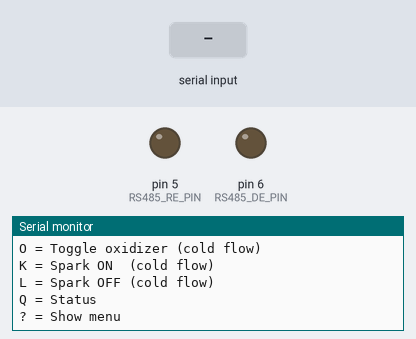
The sketch below on a simulated Arduino Uno, built with avr-gcc and run on an emulated ATmega328P. Parts: output pins drawn as LEDs (lit = HIGH), the last lines printed to the serial monitor. Inputs (shaded band) come from the test bench.

Above: at 1.2 s.
1.3 s: "H\n" received over Serial
At 2.1 s:
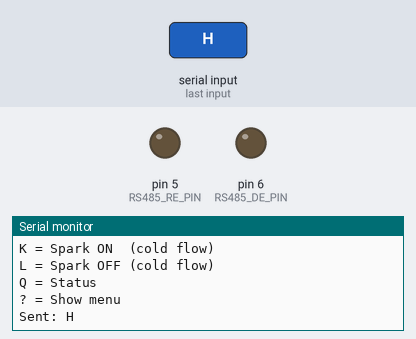
4.3 s: "C\n" received over Serial
At 5.5 s:
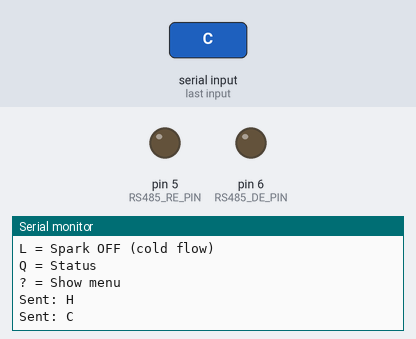
7.3 s: "X\n" received over Serial
At 7.8 s:
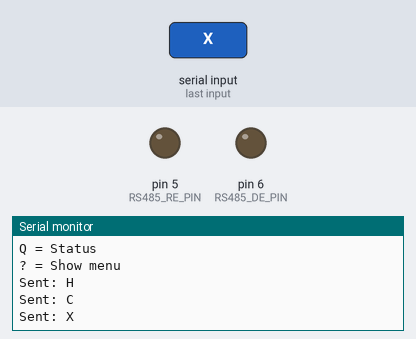

Measured:
- after the input at 1.3 s, the serial monitor: prints a new line at once (image 1)
- after the input at 4.3 s, the serial monitor: prints a new line at once (image 2)
- after the input at 7.3 s, the serial monitor: prints a new line at once (image 3)

The sketch:

Sporch_code_uno.ino
```cpp
#include <SoftwareSerial.h>

// USB serial to laptop
const long USB_BAUD = 115200;

// RS-485 pins on UNO
const uint8_t RS485_RO_PIN = 4;   // RX from MAX485 RO
const uint8_t RS485_RE_PIN = 5;   // RE
const uint8_t RS485_DE_PIN = 6;   // DE
const uint8_t RS485_DI_PIN = 7;   // TX to MAX485 DI

SoftwareSerial RS485Serial(RS485_RO_PIN, RS485_DI_PIN); // rx, tx
const long RS485_BAUD = 9600;

// RS-485 direction helpers
inline void set485Listen() {
  digitalWrite(RS485_RE_PIN, LOW);
  digitalWrite(RS485_DE_PIN, LOW);
}

inline void set485Talk() {
  digitalWrite(RS485_RE_PIN, HIGH);
  digitalWrite(RS485_DE_PIN, HIGH);
}

// Send one command char
void sendRS485Command(char cmd) {
  set485Talk();
  RS485Serial.write(cmd);
  RS485Serial.write('\n');
  RS485Serial.flush();
  delay(2);
  set485Listen();
}

// Help menu
void printHelp() {
  Serial.println();
  Serial.println("Commands:");
  Serial.println("H = Hot fire mode");
  Serial.println("C = Cold flow mode");
  Serial.println("X = Idle / All off");
  Serial.println("1 = Standard Ignition Sequence");
  Serial.println("2 = No Purge Ignition Sequence");
  Serial.println("3 = Initial OX Flood");
  Serial.println("4 = Initial FUEL Flood");
  Serial.println("S = Start hot fire");
  Serial.println("R = Reset hot fire");
  Serial.println("P = Toggle purge (cold flow)");
  Serial.println("F = Toggle fuel  (cold flow)");
  Serial.println("O = Toggle oxidizer (cold flow)");
  Serial.println("K = Spark ON  (cold flow)");
  Serial.println("L = Spark OFF (cold flow)");
  Serial.println("Q = Status");
  Serial.println("? = Show menu");
  Serial.println();
}

// Read laptop input and extract first valid command
char getInput() {
  String command = Serial.readStringUntil('\n');
  command.trim();
  command.toUpperCase();

  for (uint16_t i = 0; i < command.length(); ++i) {
    char c = command[i];

    if (c == 'H' || c == 'C' || c == 'X' ||
        c == '1' || c == '2' || c == '3' || c == '4' ||
        c == 'S' || c == 'R' ||
        c == 'P' || c == 'F' || c == 'O' ||
        c == 'K' || c == 'L' ||
        c == 'Q' || c == '?') {
      return c;
    }
  }

  return 0;
}

void setup() {
  Serial.begin(USB_BAUD);

  pinMode(RS485_RE_PIN, OUTPUT);
  pinMode(RS485_DE_PIN, OUTPUT);

  set485Listen();
  RS485Serial.begin(RS485_BAUD);

  Serial.println("UNO RS485 Bridge Ready");
  printHelp();
}

void loop() {
  // Laptop -> Mega
  if (Serial.available() > 0) {
    char cmd = getInput();

    if (cmd == '?') {
      printHelp();
    }
    else if (cmd != 0) {
      sendRS485Command(cmd);
      Serial.print("Sent: ");
      Serial.println(cmd);
    }
    else {
      Serial.println("Invalid command.");
    }
  }

  // Mega -> Laptop
  while (RS485Serial.available() > 0) {
    String reply = RS485Serial.readStringUntil('\n');
    reply.trim();

    if (reply.length() > 0) {
      Serial.print("Mega: ");
      Serial.println(reply);
    }
  }
}
```
